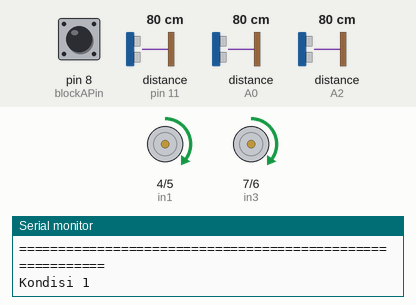
This sketch was run on a simulated Arduino Uno, built with avr-gcc and run on an emulated ATmega328P. Parts: motor-driver pin pairs drawn as motors (green arrow = first pin HIGH = forward, orange = second pin HIGH = backward, longer = more drive, scaled by the enable pin), the last lines printed to the serial monitor. Wiring (inferred from the names in the program): 3 × ultrasonic range finder: trigger pin 12, echo pin 11 / trigger A1, echo A0 / trigger A3, echo A2. The inputs (shaded band) are chosen by the test bench; at power-on: distance to the obstacle (sensors on A0, A2, pin 11) 80 cm, pin 8 (blockAPin) HIGH. The echo pulse lasts 58.3 µs per cm.

Above: at 0.4 s.
1.3 s: distance to the obstacle (sensor on A0) set to 25 cm
4.8 s: distance to the obstacle (sensor on A0) set to 20 cm
At 4.8 s:
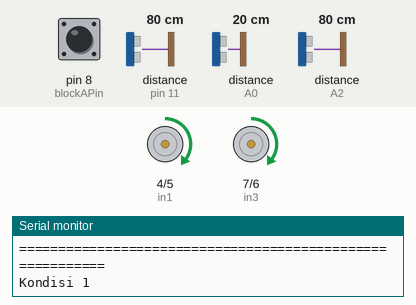
8.6 s: distance to the obstacle (sensor on A2) set to 12 cm
12.4 s: distance to the obstacle (sensor on A2) set to 9 cm
At 13.1 s:
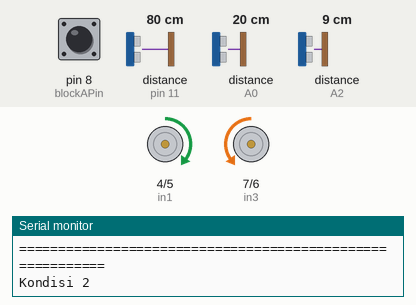
Timing chart, 0 to 17.2 s (numbered marks = the images above; inputs shaded):
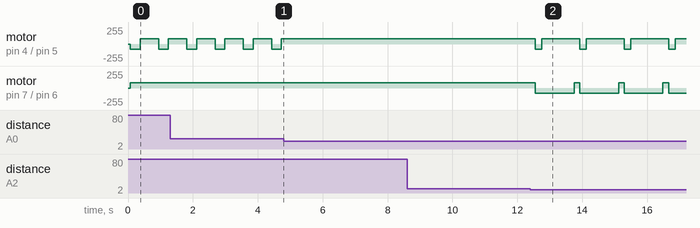

Measured:
- the behaviour switches between 22 and 21 cm on distance to the obstacle (sensor on A0) (found by bisection; images 0 and 1)
- the behaviour switches between 11 and 10 cm on distance to the obstacle (sensor on A2) (found by bisection; images 1 and 2)
- after the input at 4.8 s, motor on pin 4 (in1) / pin 5 (in2): stops changing and stays forward 80/255
- after the input at 12.4 s, motor on pin 4 (in1) / pin 5 (in2): alternates forward 80/255 for 1.2 s and backward 80/255 for 0.20 s, starting after 0.15 s; motor on pin 7 (in3) / pin 6 (in4): alternates forward 80/255 for 0.17 s and backward 80/255 for 1.2 s, starting after 0.15 s
- by itself, motor on pin 4 (in1) / pin 5 (in2): alternates forward 80/255 for 0.57 s and backward 80/255 for 0.30 s

The sketch:

odi5.ino
```cpp
//kiri
const int trigPin1 = A1;
const int echoPin1 = A0;

//tengah
const int trigPin2 = A3;
const int echoPin2 = A2;

//kanan
const int trigPin3 = 12;
const int echoPin3 = 11;

const int in1 = 4;
const int in2 = 5;
const int in3 = 7;
const int in4 = 6;
const int enA = 3;
const int enB = 9;
int blockAPin = 8; // Pin input

#define PWM 80
#define DIS 2   //jarak

void setup()
{
  pinMode(trigPin1, OUTPUT);
  pinMode(echoPin1, INPUT);
  pinMode(trigPin2, OUTPUT);
  pinMode(echoPin2, INPUT);
  pinMode(trigPin3, OUTPUT);
  pinMode(echoPin3, INPUT);
    pinMode(blockAPin, INPUT);

  pinMode (in1, OUTPUT);
  pinMode (in2, OUTPUT);
  pinMode (in3, OUTPUT);
  pinMode (in4, OUTPUT);
  pinMode (enA, OUTPUT);
  pinMode (enB, OUTPUT);
  Serial.begin(9600);
}

void loop()
{

    Serial.println("Sensor 1 Front =");
  Serial.println(FrontSensor());
  Serial.println("Sensor 2 Right=");
  Serial.println(RightSensor());
  Serial.println("Sensor 3 Left=");
  Serial.println(LeftSensor());
Serial.println("==========================================================");
  //Maju


//if(digitalRead(blockAPin) == 0){
//  Serial.println("Kondisi 1");
//   turn_left();
//   delay(550);
//   forward();
//   delay(400);
//}
  //Apabila
//  if(LeftSensor() > 20){
//   Serial.println("Kondisi 2");
////    turn_right();
////    delay(500);
//////    turn_left();
//////    delay(300);
////    forward();
////    delay(700);
// digitalWrite(in1, LOW);
//  digitalWrite(in2, HIGH);
//  digitalWrite(in3, HIGH);
//  digitalWrite(in4, LOW);
//  analogWrite(enA, 120);
//  analogWrite(enB, PWM);
//  delay(200);
//  forward();
//  delay(200);
//  }
//   else if(LeftSensor() < 10){
//   Serial.println("Kondisi 4");
//   digitalWrite(in1, LOW);
//  digitalWrite(in2, HIGH);
//  digitalWrite(in3, HIGH);
//  digitalWrite(in4, LOW);
//  analogWrite(enA, 120);
//  analogWrite(enB, 80);
//  delay(300);
////   digitalWrite(in1, HIGH);
////  digitalWrite(in2, LOW);
////  digitalWrite(in3, LOW);
////  digitalWrite(in4, HIGH);
////  analogWrite(enA, PWM);
////  analogWrite(enB, PWM);
////  delay(500);
// forward();
//  delay(800);
////  analogWrite(enA, PWM);
////  analogWrite(enB, PWM);
////  delay(3000);
//  }
//else
if(RightSensor() < 10 || digitalRead(blockAPin) == 0){

   Serial.println("Kondisi 2");
   reverse();
   delay(200);
   //belok masuk
    digitalWrite(in1, HIGH);
  digitalWrite(in2, LOW);
  digitalWrite(in3, LOW);
  digitalWrite(in4, HIGH);
  analogWrite(enA, PWM);
  analogWrite(enB, PWM);
  delay(1000);
//   digitalWrite(in1, LOW);
//  digitalWrite(in2, HIGH);
//  digitalWrite(in3, HIGH);
//  digitalWrite(in4, LOW);
//  analogWrite(enA, PWM);
//  analogWrite(enB, PWM);
//  delay(100);
  digitalWrite(in1, HIGH);
  digitalWrite(in2, LOW);
  digitalWrite(in3, HIGH);
  digitalWrite(in4, LOW);
  analogWrite(enA, PWM);
  analogWrite(enB, PWM);
  delay(100);
  }
//Jika jarak ke kiri terlalu jauh, belok ke kiri
else if(FrontSensor() > 20){
   Serial.println("Kondisi 1");
   //belok masuk
    digitalWrite(in1, LOW);
  digitalWrite(in2, HIGH);
  digitalWrite(in3, HIGH);
  digitalWrite(in4, LOW);
  analogWrite(enA, PWM);
  analogWrite(enB, PWM);
  delay(300);
//   digitalWrite(in1, LOW);
//  digitalWrite(in2, HIGH);
//  digitalWrite(in3, HIGH);
//  digitalWrite(in4, LOW);
//  analogWrite(enA, PWM);
//  analogWrite(enB, PWM);
//  delay(100);
  digitalWrite(in1, HIGH);
  digitalWrite(in2, LOW);
  digitalWrite(in3, HIGH);
  digitalWrite(in4, LOW);
  analogWrite(enA, PWM);
  analogWrite(enB, PWM);
  delay(500);
  }
  // Jika jarak ke tengah kurang dari 12, maka putar balik

else if(LeftSensor() < 6){
   Serial.println("Kondisi 3");
   //belok masuk
    digitalWrite(in1, LOW);
  digitalWrite(in2, HIGH);
  digitalWrite(in3, HIGH);
  digitalWrite(in4, LOW);
  analogWrite(enA, PWM);
  analogWrite(enB, PWM);
  delay(200);
//   digitalWrite(in1, LOW);
//  digitalWrite(in2, HIGH);
//  digitalWrite(in3, HIGH);
//  digitalWrite(in4, LOW);
//  analogWrite(enA, PWM);
//  analogWrite(enB, PWM);
//  delay(100);
  digitalWrite(in1, HIGH);
  digitalWrite(in2, LOW);
  digitalWrite(in3, HIGH);
  digitalWrite(in4, LOW);
  analogWrite(enA, PWM);
  analogWrite(enB, PWM);
  delay(100);
  }
  //Jika jarak ke kiri kurang, maka putar ke kanan
else if(FrontSensor() < 4){
   Serial.println("Kondisi 3");
   //belok masuk
    digitalWrite(in1, HIGH);
  digitalWrite(in2, LOW);
  digitalWrite(in3, LOW);
  digitalWrite(in4, HIGH);
  analogWrite(enA, PWM);
  analogWrite(enB, PWM);
  delay(200);
//   digitalWrite(in1, LOW);
//  digitalWrite(in2, HIGH);
//  digitalWrite(in3, HIGH);
//  digitalWrite(in4, LOW);
//  analogWrite(enA, PWM);
//  analogWrite(enB, PWM);
//  delay(100);
  digitalWrite(in1, HIGH);
  digitalWrite(in2, LOW);
  digitalWrite(in3, HIGH);
  digitalWrite(in4, LOW);
  analogWrite(enA, PWM);
  analogWrite(enB, PWM);
  delay(100);
  } else {
    Serial.println("Kondisi 0");
      forward();
  }

//  else if(LeftSensor() < 6){
//     Serial.println("Kondisi 4");
//    digitalWrite(in1, HIGH);
//  digitalWrite(in2, LOW);
//  digitalWrite(in3, LOW);
//  digitalWrite(in4, HIGH);
//  analogWrite(enA, 90);
//  analogWrite(enB, 110);
//  }
}

void forward ()
{
  digitalWrite(in1, HIGH);
  digitalWrite(in2, LOW);
  digitalWrite(in3, HIGH);
  digitalWrite(in4, LOW);
  analogWrite(enA, PWM);
  analogWrite(enB, PWM);
}

void turn_left ()
{
  digitalWrite(in1, HIGH);
  digitalWrite(in2, LOW);
  digitalWrite(in3, LOW);
  digitalWrite(in4, HIGH);
  analogWrite(enA, PWM);
  analogWrite(enB, PWM);
}

void turn_right ()
{
  digitalWrite(in1, LOW);
  digitalWrite(in2, HIGH);
  digitalWrite(in3, HIGH);
  digitalWrite(in4, LOW);
  analogWrite(enA, PWM);
  analogWrite(enB, PWM);
}

void reverse ()
{
  digitalWrite(in1, LOW);
  digitalWrite(in2, HIGH);
  digitalWrite(in3, LOW);
  digitalWrite(in4, HIGH);
  analogWrite(enA, PWM);
  analogWrite(enB, PWM);
}

void stop()
{
  digitalWrite(in1, LOW);
  digitalWrite(in2, LOW);
  digitalWrite(in3, LOW);
  digitalWrite(in4, LOW);
  analogWrite(enA, LOW);
  analogWrite(enB, LOW);
}

long FrontSensor ()
{
  long dur;
  digitalWrite(trigPin1, LOW);
  delayMicroseconds(5);
  digitalWrite(trigPin1, HIGH);
  delayMicroseconds(10);
  digitalWrite(trigPin1, LOW);
  dur = pulseIn(echoPin1, HIGH);
  return (dur* 0.034 / 2);
}

long RightSensor ()
{
  long dur;
  digitalWrite(trigPin2, LOW);
  delayMicroseconds(5);
  digitalWrite(trigPin2, HIGH);
  delayMicroseconds(10);
  digitalWrite(trigPin2, LOW);
  dur = pulseIn(echoPin2, HIGH);
  return (dur* 0.034 / 2);
}

long LeftSensor ()
{
  long dur;
  digitalWrite(trigPin3, LOW);
  delayMicroseconds(5);
  digitalWrite(trigPin3, HIGH);
  delayMicroseconds(10);
  digitalWrite(trigPin3, LOW);
  dur = pulseIn(echoPin3, HIGH);
  return (dur* 0.034 / 2);
}
```
